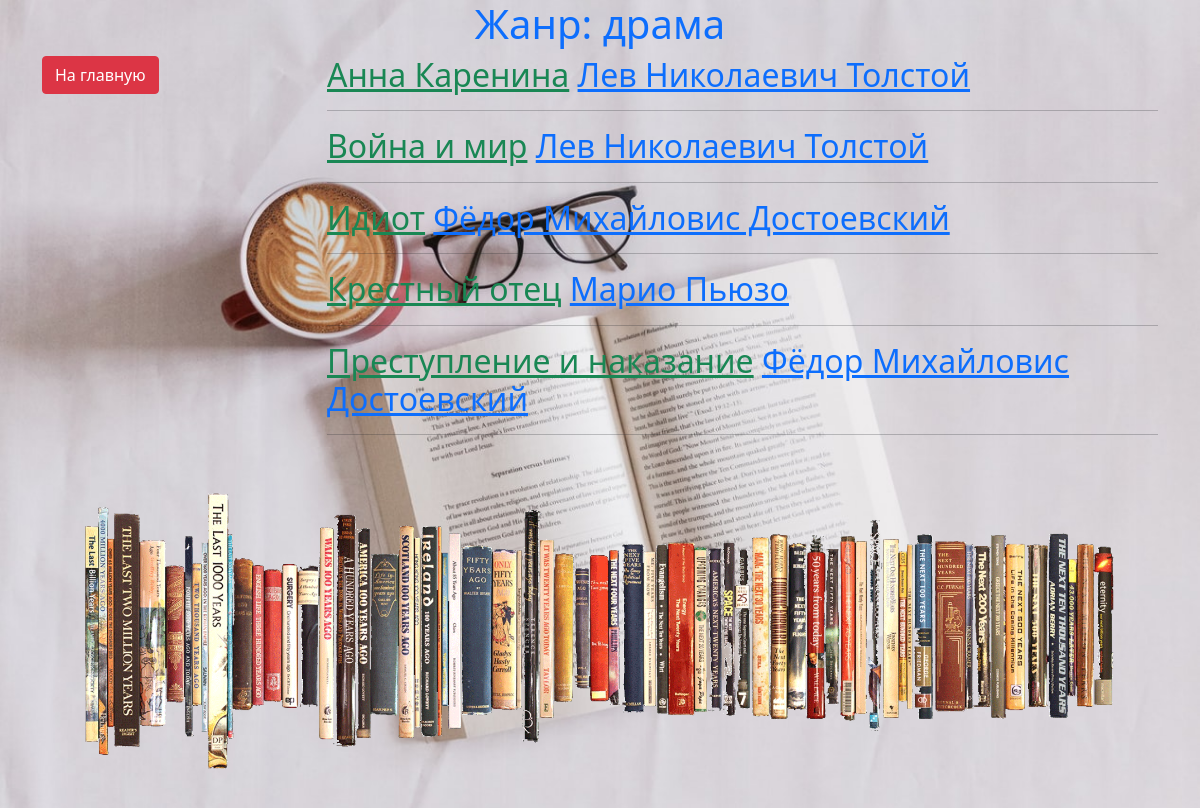
Screenshot of /catalog/genre/1/ with the database file from the repository.
### catalog/models.py (models this page shows, shortened)
class Book(models.Model):
    title = models.CharField('название', max_length=40)
    author = models.ForeignKey(Author, help_text='автор',
                               on_delete=models.SET_NULL, null=True, blank=True)
    genres = models.ManyToManyField(Genre, help_text='жанры')
    def  __str__(self):
        return self.title
    def url(self):
        return reverse('catalog:book_detail', args=(self.id,))
    class Meta:
        ordering = ['title']

class Author(models.Model):
    last = models.CharField('фамилия', max_length=20)
    first = models.CharField('имя', max_length=20)
    date_of_birth = models.DateField('родился',
                                     blank=True, null=True)
    img = models.URLField('портрет', blank=True, null=True)
    def __str__(self):
        return f'{self.first} {self.last}'
    def url(self):
        return reverse('catalog:author_detail', args=(self.id,))
    class Meta:
        ordering = ['last']

### catalog/views.py (the view)
# urls.py: path('genre/<int:genre_id>/', views.genre_detail,
def genre_detail(request, genre_id):
    context = {
        'genre': Genre.objects.get(pk=genre_id),
    }
    return render(request, 'catalog/genre_detail.html',
                  context)

### catalog/models.py (called while the page is built)
    def __str__(self):
        return self.name

### catalog/templates/catalog/genre_detail.html (shortened to what this page needs)
{% extends 'catalog/base.html' %}
{% block main %}
{% for book in genre.book_set.all %}
<h2><a href="{{ book.url }}"
       class="text-success">
    {{ book }}</a>
    <a href="{{ book.author.url }}">{{ book.author }}</a>
</h2>
<hr>
{% endfor %}
{% endblock %}

### catalog/static/catalog/css/style.css (style rules this page uses)
body { background: url('../img/bg.jpg') no-repeat; background-size: 100%; }

### rows the page displays
Book: title "Анна Каренина", author "Лев Николаевич Толстой"
Book: title "Война и мир", author "Лев Николаевич Толстой"
Book: title "Идиот", author "Фёдор Михайловис Достоевский"
Book: title "Крестный отец", author "Марио Пьюзо"
Book: title "Преступление и наказание", author "Фёдор Михайловис Достоевский"
